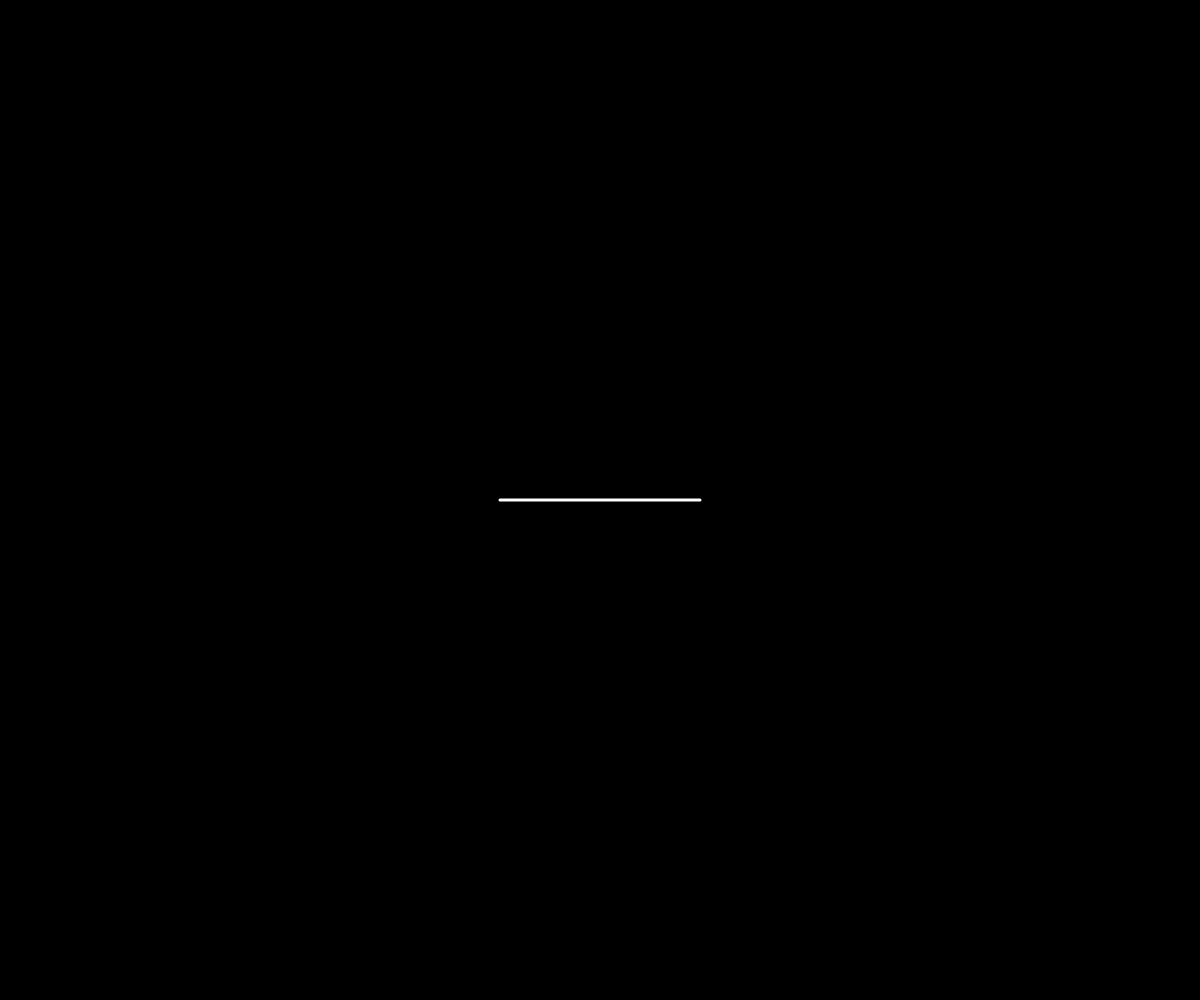
Frame 1 (no input)
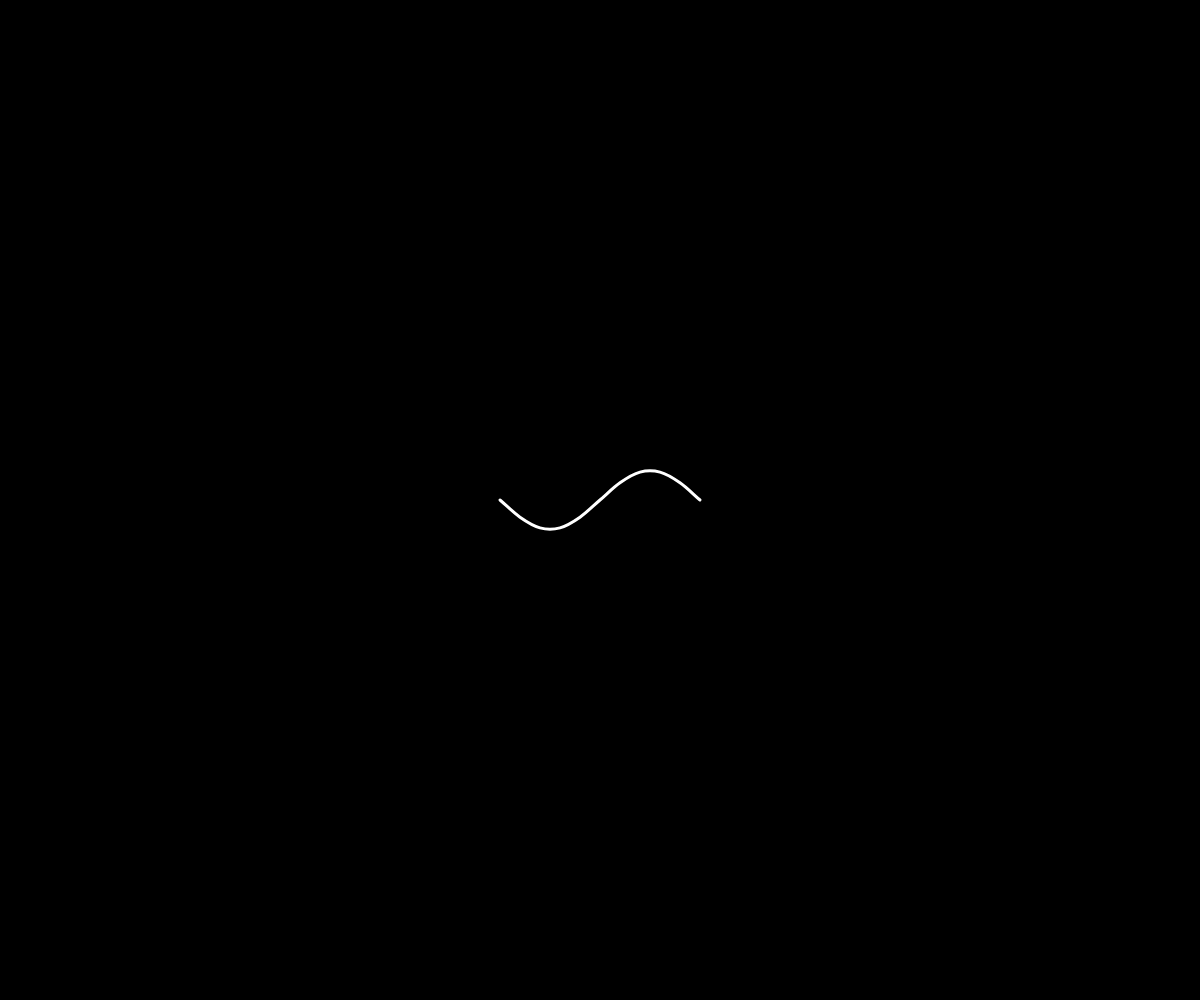
Frame 60 (no input)
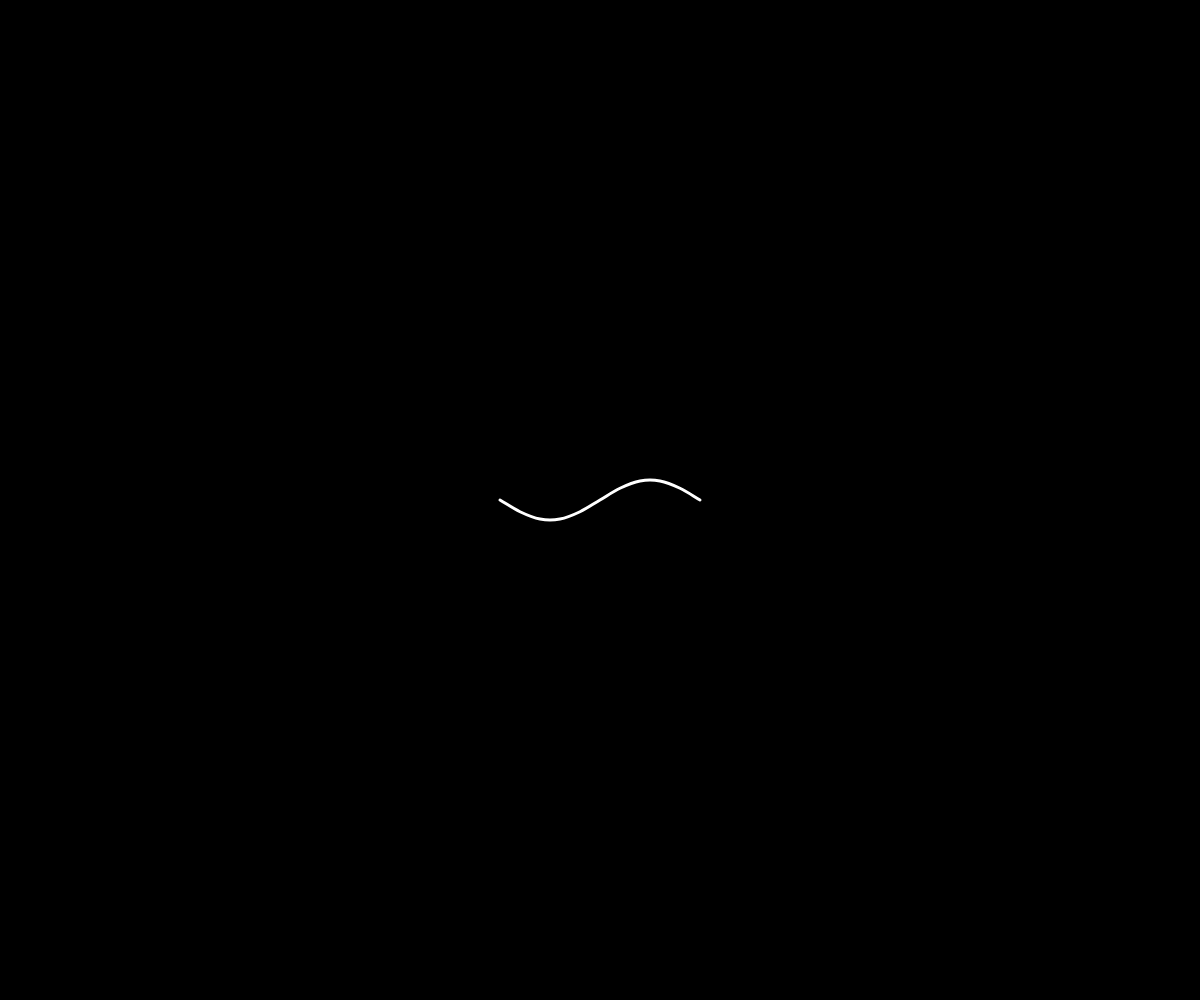
Frame 120 (the mouse pressed at the canvas centre since frame 60)

The p5.js sketch that drew these frames (run headless with seeded random() and noise() and a simulated clock; from frame 60 on, the mouse is pressed at the canvas centre):

// p5.js sketch
// ── sketch.js
var offset = 0;
var firstSinewave;

function setup() {
  createCanvas(windowWidth, windowHeight);
  firstSinewave = new Sinewave({
    x: (windowWidth / 2) - 100,
    y: windowHeight / 2,
    length: 200,
    angle: 0,
    color: 255,
    weight: 3,
    // showPoints: true,
    // segments: 5
  });
}

function draw() {
  background(0);
  firstSinewave.display();
}

function windowResized() {
  resizeCanvas(windowWidth, windowHeight);
}

function Sinewave(opts) {
  this.pos = {
    x: opts.x,
    y: opts.y
  };
  this.segments = opts.segments || 10;
  this.showPoints = opts.showPoints || false;
  this.length = opts.length / TWO_PI;
  this.angle = opts.angle || 0;
  this.color = opts.color || color(random(360), 80, 60, 0.75);
  this.offset = 0;
  this.weight = opts.weight || random(2,7);
  this.offsetRate = map(this.weight, 2, 7, 5, 0.1) / this.length;
}

Sinewave.prototype.display = function() {
    var slice = TWO_PI / this.segments;
		push();
		translate(this.pos.x, this.pos.y);
		noFill();
		stroke(this.color);
		strokeWeight(this.weight);
		rotate(this.angle);
		beginShape();
		for (var i = 0 - slice; i <= TWO_PI + slice; i += slice) {
			var x = i * this.length;
			var y = sin(i) * sin(this.offset) * this.length;
      curveVertex(x, y);
      if (this.showPoints) {
        ellipse(x, y, 3);
      }
		}
		endShape();
		pop();
		this.offset += this.offsetRate;
}
